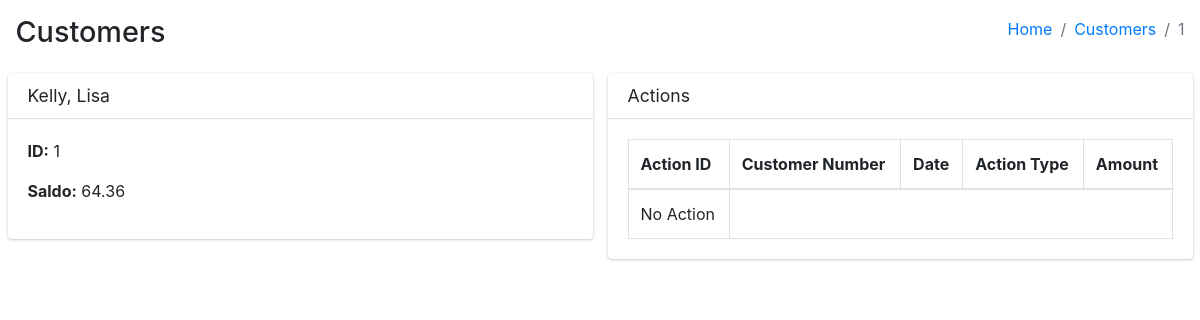
/main/customers/1/, run on an earlier commit of the app's database.
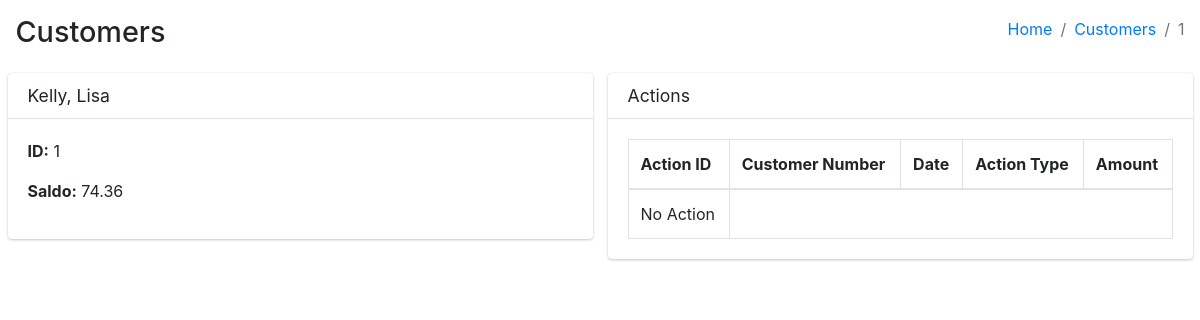
And on a later commit of the database.
### Actions/models.py (models this page shows, shortened)
class Customer(models.Model):
    nr = models.IntegerField(primary_key=True)
    name = models.TextField()
    saldo = models.FloatField()
    class Meta:
        db_table = 'customers'

### Actions/views.py (the view)
# urls.py: path("customers/<int:nr>/", views.DetailView.as_view(), name="detail"),
class DetailView(View):
    def get(self, request, nr):
        try:
            customer = get_object_or_404(Customer, nr=nr)
            saldo = customer.saldo
            name = customer.name
            actions = Action.objects.filter(nr=nr)
            table = []
            if actions:
                table = actions.values_list('id', 'nr', 'datum', 'actiontype', 'betrag')
            data = {"nr": nr, "name" : name,"saldo": saldo}
            return render(request, 'balance.html', {'main': data, 'actions': table})
        except Http404:
            return render(request, '404.html')

### Actions/templates/balance.html (shortened to what this page needs)
<!DOCTYPE html>
<html>
  <head>
    {% load static %}
    <link
      rel="stylesheet"
      href="{% static 'adminlte/css/adminlte.min.css' %}"
    />
  </head>
  <body class="hold-transition sidebar-mini">
    <div class="wrapper">
      {% block content %}
      <div class="content-header">
        <div class="container-fluid">
          <div class="row mb-2">
            <div class="col-sm-6">
              <h1>Customers</h1>
            </div>
            <div class="col-sm-6">
              <ol class="breadcrumb float-sm-right">
                <li class="breadcrumb-item"><a href="../../../">Home</a></li>
                <li class="breadcrumb-item"><a href="../">Customers</a></li>
                <li class="breadcrumb-item active">1</li>
              </ol>
            </div>
          </div>
        </div>
      </div>
      <section class="content">
        <div class="container-fluid">
          <div class="row">
            <div class="col-md-6">
              <div class="card">
                <div class="card-header">
                  <h3 class="card-title">{{main.name}}</h3>
                </div>
                <div class="card-body">
                  <p><strong>ID:</strong> {{main.nr}}</p>
                  <p><strong>Saldo:</strong> {{main.saldo}}</p>
                </div>
              </div>
            </div>
            <div class="col-md-6">
              <div class="card">
                <div class="card-header">
                  <h3 class="card-title">Actions</h3>
                </div>
                <div class="card-body table-container">
                  <table class="table-bordered table">
                    <thead>
                      <tr>
                        <th>Action ID</th>
                        <th>Customer Number</th>
                        <th>Date</th>
                        <th>Action Type</th>
                        <th>Amount</th>
                      </tr>
                    </thead>
                    <tbody>
                      {% if actions %} {% for action in actions %}
                      <tr>
                        <td>{{ action.id }}</td>
                        <td>{{ action.nr }}</td>
                        <td>{{ action.datum }}</td>
                        <td>{{ action.actiontype }}</td>
                        <td>{{ action.betrag }}</td>
                      </tr>
                      {% endfor %} {% else %}
                      <td>No Action</td>
                      {% endif %}
                    </tbody>
                  </table>
                </div>
              </div>
            </div>
          </div>
        </div>
      </section>
      {% endblock %}
    </div>
  </body>
</html>

What changed in the data, as far as the page shows it:
changed Customer "Kelly, Lisa": saldo "64.36" → "74.36"
